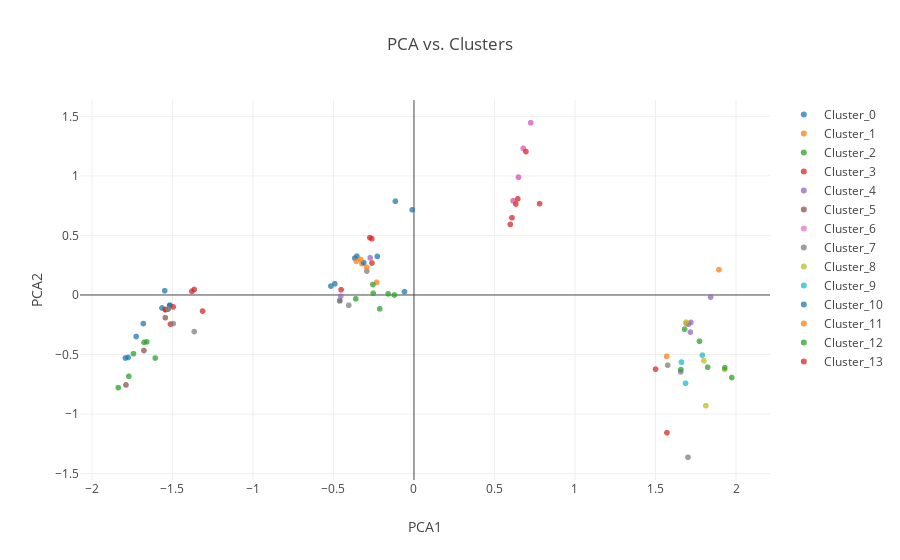

Here is the notebook cell this chart was saved with:
### Code cell
plot_pca(pivot_transactions, X_matrix, AP)

### Figure 1 — Plotly figure (JSON) as saved in the notebook; plotly's stock layout.template omitted (floating-point values rounded to 4 significant figures)
{"data": [{"marker": {"opacity": 0.75}, "mode": "markers", "name": "Cluster_0", "text": ["Customer Name: Adams", "Customer Name: Cruz", "Customer Name: Hernandez", "Customer Name: King", "Customer Name: Myers", "Customer Name: Perez", "Customer Name: Perry", "Customer Name: Taylor", "Customer Name: Walker"], "type": "scattergl", "uid": "136253aa-4401-4c0f-9cea-0201f0fa2b09", "x": [-1.681, -1.565, -0.5162, -1.725, -1.517, -1.517, -1.776, -1.793, -1.548], "y": [-0.2401, -0.1091, 0.07459, -0.3487, -0.08654, -0.08654, -0.5249, -0.5294, 0.03561]}, {"marker": {"opacity": 0.75}, "mode": "markers", "name": "Cluster_1", "text": ["Customer Name: Davis", "Customer Name: Martinez", "Customer Name: White"], "type": "scattergl", "uid": "b00b364a-367e-4af7-afa8-61871d87b44e", "x": [1.69, -0.3235, 1.569], "y": [-0.2392, 0.2632, -0.5156]}, {"marker": {"opacity": 0.75}, "mode": "markers", "name": "Cluster_2", "text": ["Customer Name: Brown", "Customer Name: Carter", "Customer Name: Diaz", "Customer Name: Hughes", "Customer Name: Lewis", "Customer Name: Stewart"], "type": "scattergl", "uid": "ac87a61c-ae9d-4da5-9076-c68d5574283c", "x": [-1.677, -1.742, -1.771, -1.837, -1.607, -1.66], "y": [-0.3984, -0.4934, -0.6832, -0.7782, -0.5297, -0.3939]}, {"marker": {"opacity": 0.75}, "mode": "markers", "name": "Cluster_3", "text": ["Customer Name: Bailey", "Customer Name: Baker", "Customer Name: Cooper", "Customer Name: Green", "Customer Name: Long", "Customer Name: Murphy", "Customer Name: Rivera", "Customer Name: Robinson", "Customer Name: Rogers", "Customer Name: Ross", "Customer Name: Watson"], "type": "scattergl", "uid": "831183d6-9caf-40bf-b34b-7c9d957c0181", "x": [-1.512, 1.5, -0.261, -1.38, -1.313, -1.365, -1.496, -1.544, 1.571, -0.4528, -1.544], "y": [-0.2449, -0.6234, 0.2686, 0.03084, -0.135, 0.04616, -0.1002, -0.1227, -1.157, 0.04428, -0.1227]}, {"marker": {"opacity": 0.75}, "mode": "markers", "name": "Cluster_4", "text": ["Customer Name: Brooks", "Customer Name: Collins", "Customer Name: Evans", "Customer Name: Gomez", "Customer Name: Hall", "Customer Name: Howard", "Customer Name: Jackson"], "type": "scattergl", "uid": "7af13cb6-ccc5-4f4a-8d41-40b3d133793e", "x": [1.656, -0.4552, 1.717, -0.2721, 1.705, 1.72, 1.842], "y": [-0.6461, -0.01048, -0.3121, 0.3122, -0.2453, -0.2299, -0.0174]}, {"marker": {"opacity": 0.75}, "mode": "markers", "name": "Cluster_5", "text": ["Customer Name: Hill", "Customer Name: James", "Customer Name: Sullivan"], "type": "scattergl", "uid": "df07232a-cb30-40d0-9793-3db593ea66a7", "x": [-1.677, -1.789, -1.544], "y": [-0.4663, -0.7557, -0.1906]}, {"marker": {"opacity": 0.75}, "mode": "markers", "name": "Cluster_6", "text": ["Customer Name: Anderson", "Customer Name: Bell", "Customer Name: Cook", "Customer Name: Cox", "Customer Name: Flores", "Customer Name: Jenkins", "Customer Name: Johnson", "Customer Name: Moore", "Customer Name: Morris", "Customer Name: Phillips"], "type": "scattergl", "uid": "f1875baa-e5b1-435f-bca2-a9b620a154f7", "x": [0.6489, 0.725, 0.6489, 0.725, 0.6159, 0.6489, 0.6785, 0.6159, 0.6785, 0.6159], "y": [0.9894, 1.447, 0.9894, 1.447, 0.7911, 0.9894, 1.232, 0.7911, 1.232, 0.7911]}, {"marker": {"opacity": 0.75}, "mode": "markers", "name": "Cluster_7", "text": ["Customer Name: Bennett", "Customer Name: Edwards", "Customer Name: Gutierrez", "Customer Name: Jones", "Customer Name: Morales", "Customer Name: Morgan", "Customer Name: Nelson", "Customer Name: Ortiz", "Customer Name: Torres", "Customer Name: Ward", "Customer Name: Wilson"], "type": "scattergl", "uid": "009e3613-1d0c-44a3-b3c4-2070bf361cbf", "x": [-1.527, -0.4051, -1.365, -0.4608, 1.702, -1.527, 1.575, -0.4608, -0.4608, -0.2929, -1.496], "y": [-0.1182, -0.08638, -0.3072, -0.04854, -1.363, -0.1182, -0.5897, -0.04854, -0.04854, 0.2005, -0.2403]}, {"marker": {"opacity": 0.75}, "mode": "markers", "name": "Cluster_8", "text": ["Customer Name: Harris", "Customer Name: Lee", "Customer Name: Richardson", "Customer Name: Wright"], "type": "scattergl", "uid": "5aab75ed-8420-47b1-b402-df9998a39097", "x": [1.813, 1.93, 1.8, 1.69], "y": [-0.9301, -0.6256, -0.5521, -0.2279]}, {"marker": {"opacity": 0.75}, "mode": "markers", "name": "Cluster_9", "text": ["Customer Name: Butler", "Customer Name: Fisher", "Customer Name: Price"], "type": "scattergl", "uid": "769c206c-7ccf-48be-a963-22fad47aa6ee", "x": [1.661, 1.791, 1.687], "y": [-0.5637, -0.5054, -0.7414]}, {"marker": {"opacity": 0.75}, "mode": "markers", "name": "Cluster_10", "text": ["Customer Name: Allen", "Customer Name: Foster", "Customer Name: Lopez", "Customer Name: Ramirez", "Customer Name: Reyes", "Customer Name: Sanders", "Customer Name: Thomas", "Customer Name: Thompson"], "type": "scattergl", "uid": "32939aa1-cfc2-4279-bba2-c2dbc0fb02cc", "x": [-0.3122, -0.05892, -0.2278, -0.368, -0.3545, -0.01087, -0.1156, -0.4916], "y": [0.2714, 0.02801, 0.3239, 0.3093, 0.326, 0.7154, 0.7876, 0.09416]}, {"marker": {"opacity": 0.75}, "mode": "markers", "name": "Cluster_11", "text": ["Customer Name: Garcia", "Customer Name: Powell", "Customer Name: Reed", "Customer Name: Sanchez", "Customer Name: Scott"], "type": "scattergl", "uid": "7c1aa668-8234-40dc-aac1-5df5ae921af8", "x": [-0.294, -0.3587, -0.3317, 1.894, -0.2324], "y": [0.2335, 0.2835, 0.2981, 0.2122, 0.1058]}, {"marker": {"opacity": 0.75}, "mode": "markers", "name": "Cluster_12", "text": ["Customer Name: Barnes", "Customer Name: Clark", "Customer Name: Gonzalez", "Customer Name: Kelly", "Customer Name: Miller", "Customer Name: Nguyen", "Customer Name: Parker", "Customer Name: Roberts", "Customer Name: Turner", "Customer Name: Williams", "Customer Name: Wood", "Customer Name: Young"], "type": "scattergl", "uid": "8bbf5783-276f-47ef-b374-f9d6c4e0e2f8", "x": [1.824, -0.1221, -0.2551, 1.681, 1.974, -0.2129, -0.3615, -0.2535, 1.773, 1.658, -0.1604, 1.93], "y": [-0.6065, -0.0001869, 0.08775, -0.2876, -0.6933, -0.1165, -0.03179, 0.01472, -0.3885, -0.6268, 0.009665, -0.6118]}, {"marker": {"opacity": 0.75}, "mode": "markers", "name": "Cluster_13", "text": ["Customer Name: Campbell", "Customer Name: Gray", "Customer Name: Martin", "Customer Name: Mitchell", "Customer Name: Peterson", "Customer Name: Rodriguez", "Customer Name: Russell", "Customer Name: Smith"], "type": "scattergl", "uid": "ee726598-6e1b-482f-ac92-6491c1f7a0f7", "x": [0.6954, 0.6086, -0.2618, -0.2744, 0.7801, 0.6449, 0.5985, 0.6327], "y": [1.204, 0.6489, 0.4722, 0.4814, 0.767, 0.8078, 0.5927, 0.7641]}], "layout": {"hovermode": "closest", "title": {"text": "PCA vs. Clusters"}, "xaxis": {"title": {"text": "PCA1"}}, "yaxis": {"title": {"text": "PCA2"}}}}
